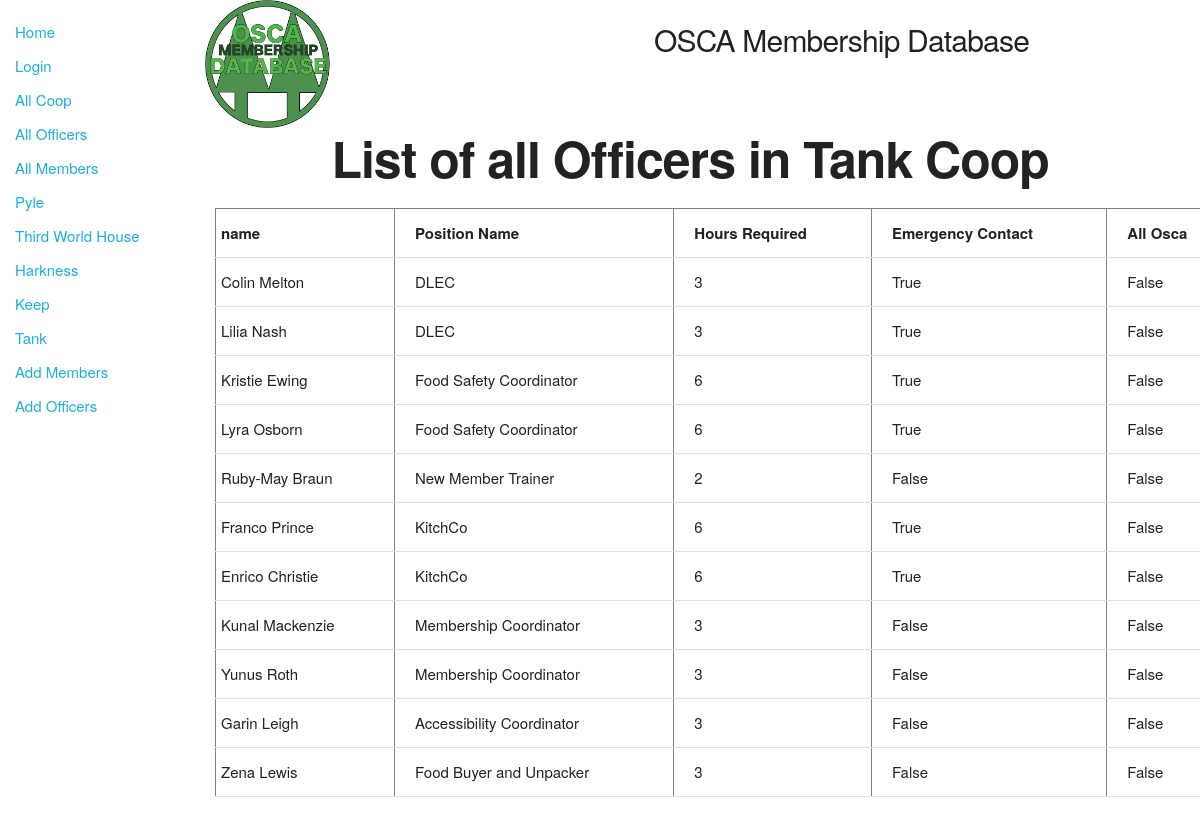
The app's page /catalog/tankmenu/tankofficers with its own data.
### catalog/models.py (models this page shows, shortened)
class Officer(models.Model):
    id = models.AutoField(primary_key=True)
    coop = models.ForeignKey('Coop', on_delete=models.SET_NULL, null=True)
    member = models.ForeignKey('Member', on_delete=models.SET_NULL, null=True)
    position_name = models.CharField(max_length=100)
    position_description = models.CharField(max_length=500, null=True, blank=True)
    hours_required = models.IntegerField()
    emergency_contact = models.BooleanField(default=False)
    all_osca = models.BooleanField(default=False)

class Member(models.Model):
    id = models.AutoField(primary_key=True)
    first_name = models.CharField(max_length=30)
    last_name = models.CharField(max_length=50)
    preferred_name = models.CharField(max_length=100, null=True, blank = True)
    tnumber = models.IntegerField()
    coop = models.ForeignKey('Coop', on_delete=models.SET_NULL, null=True)
    email = models.EmailField(null = True, blank = True)
    pronouns = models.CharField(max_length=20)
    time_aid = models.IntegerField()
    missed_jobes = models.IntegerField(null = True, blank = True)
    def __str__(self):
        returnString = self.first_name + " " + self.last_name
        return returnString

### catalog/views.py (the view)
# urls.py: path('tankmenu/tankofficers',views.tankofficers,name=';tank-officers;'),
def tankofficers(request):
    officers_tank= Officer.objects.select_related("coop").filter(coop_id__exact=TANK)
    context={
        'officers_tank': officers_tank
    }
    return render(request,'tankofficers.html',context=context)

### catalog/templates/tankofficers.html (shortened to what this page needs)
{% extends "base_generic.html" %}
{% block content %}
<div class="row">
  <div class="two columns">
    {% load static %}
    <img src="{% static 'images/twinpines.png' %}" width="128" height="128" alt="Our Logo">
  </div>
  <div class="five columns" style="margin-top:2%">
    <h4>OSCA Membership Database</h4>
  </div>
</div>
<h1 style="padding-left: 12%; font-weight: bold">List of all Officers in Tank Coop</h1>
    <table border="1" width="1000">
        <tr>
          <td><div class="title" >name</div></td>
          <td><div class="title" >Position Name</div></td>
          <td><div class="title" >Hours Required</div></td>
          <td><div class="title" >Emergency Contact</div></td>
          <td><div class="title" >All Osca</div></td>
        </tr>
        {% for officers in officers_tank %}
        <tr>
          <td><div class="columns" >{{ officers.member}}</div></td>
          <td><div class="columns" >{{ officers.position_name}}</div></td>
          <td><div class="columns" >{{ officers.hours_required}}</div></td>
          <td><div class="columns" >{{ officers.emergency_contact}}</div></td>
          <td><div class="columns" >{{ officers.all_osca}}</div></td>
        </tr>
        {% endfor %}
    </table>
{% endblock %}

### catalog/templates/static/css/skeleton.css (style rules this page uses)
.column, .columns { width: 100%; float: left; box-sizing: border-box; }
@media (min-width: 550px) { .column, .columns { margin-left: 4%; } }
@media (min-width: 550px) { .column:first-child, .columns:first-child { margin-left: 0; } }
@media (min-width: 550px) { .two.columns { width: 13.3333333333%; } }
@media (min-width: 550px) { .five.columns { width: 39.3333333333%; } }
html { font-size: 62.5%; }
body { font-size: 1.5em; line-height: 1.6; font-weight: 400; font-family: "Raleway", "HelveticaNeue", "Helvetica Neue", Helvetica, Arial, sans-serif; color: #222; }
h1, h2, h3, h4, h5, h6 { margin-top: 0; margin-bottom: 2rem; font-weight: 300; }
h1 { font-size: 4.0rem; line-height: 1.2; letter-spacing: -.1rem; }
h4 { font-size: 2.4rem; line-height: 1.35; letter-spacing: -.08rem; }
@media (min-width: 550px) { h1 { font-size: 5.0rem; } }
@media (min-width: 550px) { h4 { font-size: 3.0rem; } }
th, td { padding: 12px 15px; text-align: left; border-bottom: 1px solid #E1E1E1; }
th:first-child, td:first-child { padding-left: 0; }
th:last-child, td:last-child { padding-right: 0; }
pre, blockquote, dl, figure, table, p, ul, ol, form { margin-bottom: 2.5rem; }
.container:after, .row:after, .u-cf { content: ""; display: table; clear: both; }

### catalog/templates/tankofficers.html (style rules this page uses)
.columns { white-space: nowrap; overflow: hidden; text-overflow:ellipsis; margin:0 auto; padding-left:5px }
.title { white-space: nowrap; overflow: hidden; text-overflow:ellipsis; margin:0 auto; padding-left:5px; font-weight: bold }

### records on screen
Officer: member "Colin Melton", position_name "DLEC", hours_required "3", emergency_contact "True", all_osca "False"
Officer: member "Lilia Nash", position_name "DLEC", hours_required "3", emergency_contact "True", all_osca "False"
Officer: member "Kristie Ewing", position_name "Food Safety Coordinator", hours_required "6", emergency_contact "True", all_osca "False"
Officer: member "Lyra Osborn", position_name "Food Safety Coordinator", hours_required "6", emergency_contact "True", all_osca "False"
Officer: member "Ruby-May Braun", position_name "New Member Trainer", hours_required "2", emergency_contact "False", all_osca "False"
Officer: member "Franco Prince", position_name "KitchCo", hours_required "6", emergency_contact "True", all_osca "False"
Officer: member "Enrico Christie", position_name "KitchCo", hours_required "6", emergency_contact "True", all_osca "False"
Officer: member "Kunal Mackenzie", position_name "Membership Coordinator", hours_required "3", emergency_contact "False", all_osca "False"
Officer: member "Yunus Roth", position_name "Membership Coordinator", hours_required "3", emergency_contact "False", all_osca "False"
Officer: member "Garin Leigh", position_name "Accessibility Coordinator", hours_required "3", emergency_contact "False", all_osca "False"
Officer: member "Zena Lewis", position_name "Food Buyer and Unpacker", hours_required "3", emergency_contact "False", all_osca "False"
